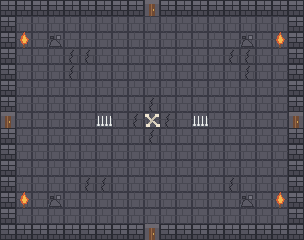

A level layout from a 2D game, rendered from its tile map. Below: a short description, then the map file with its tile-grid data intact:
An orthogonal 19x15 tile map with 16x16 px tiles, 2 tile layers (Ground, Details) and 5 objects (2x ENEMY_SPAWN, PLAYER_START, CHEST_SPAWN, SECRET_TRIGGER).

<map version="1.10" tiledversion="1.11.2" orientation="orthogonal" renderorder="right-down" width="19" height="15" tilewidth="16" tileheight="16" infinite="0" nextlayerid="4" nextobjectid="6">
 <properties>
  <property name="roomShape" value="I" />
  <property name="roomType" value="NORMAL" />
 </properties>
 <tileset firstgid="1" source="../tiles/terrain.tsx" />
 <layer id="1" name="Ground" width="19" height="15">
  <properties>
   <property name="layerKind" value="GROUND" />
  </properties>
  <data encoding="csv">
7,7,7,7,7,7,7,7,7,16,7,7,7,7,7,7,7,7,7,
7,5,5,5,5,5,5,5,5,5,5,5,5,5,5,5,5,5,7,
7,5,5,5,5,5,5,5,5,5,5,5,5,5,5,5,5,5,7,
7,5,5,5,6,6,5,5,5,5,5,5,5,5,6,6,5,5,7,
7,5,5,5,6,5,5,5,5,5,5,5,5,5,5,6,5,5,7,
7,5,5,5,5,5,5,5,5,5,5,5,5,5,5,5,5,5,7,
7,5,5,5,5,5,5,5,5,6,5,5,5,5,5,5,5,5,7,
16,5,5,5,5,5,5,5,6,5,6,5,5,5,5,5,5,5,16,
7,5,5,5,5,5,5,5,5,6,5,5,5,5,5,5,5,5,7,
7,5,5,5,5,5,5,5,5,5,5,5,5,5,5,5,5,5,7,
7,5,5,5,5,5,5,5,5,5,5,5,5,5,5,5,5,5,7,
7,5,5,5,5,6,6,5,5,5,5,5,5,5,6,5,5,5,7,
7,5,5,5,5,5,5,5,5,5,5,5,5,5,5,5,5,5,7,
7,5,5,5,5,5,5,5,5,5,5,5,5,5,5,5,5,5,7,
7,7,7,7,7,7,7,7,7,16,7,7,7,7,7,7,7,7,7
</data>
 </layer>
 <layer id="2" name="Details" width="19" height="15">
  <properties>
   <property name="layerKind" value="DETAILS" />
  </properties>
  <data encoding="csv">
0,0,0,0,0,0,0,0,0,0,0,0,0,0,0,0,0,0,0,
0,0,0,0,0,0,0,0,0,0,0,0,0,0,0,0,0,0,0,
0,15,0,12,0,0,0,0,0,0,0,0,0,0,0,12,0,15,0,
0,0,0,0,0,0,0,0,0,0,0,0,0,0,0,0,0,0,0,
0,0,0,0,0,0,0,0,0,0,0,0,0,0,0,0,0,0,0,
0,0,0,0,0,0,0,0,0,0,0,0,0,0,0,0,0,0,0,
0,0,0,0,0,0,0,0,0,0,0,0,0,0,0,0,0,0,0,
0,0,0,0,0,0,11,0,0,14,0,0,11,0,0,0,0,0,0,
0,0,0,0,0,0,0,0,0,0,0,0,0,0,0,0,0,0,0,
0,0,0,0,0,0,0,0,0,0,0,0,0,0,0,0,0,0,0,
0,0,0,0,0,0,0,0,0,0,0,0,0,0,0,0,0,0,0,
0,0,0,0,0,0,0,0,0,0,0,0,0,0,0,0,0,0,0,
0,15,0,12,0,0,0,0,0,0,0,0,0,0,0,12,0,15,0,
0,0,0,0,0,0,0,0,0,0,0,0,0,0,0,0,0,0,0,
0,0,0,0,0,0,0,0,0,0,0,0,0,0,0,0,0,0,0
</data>
 </layer>
 <objectgroup id="3" name="Markers">
  <object id="1" name="player-start" type="PLAYER_START" x="152" y="120"><point /></object>
  <object id="2" name="enemy-a" type="ENEMY_SPAWN" x="88" y="72"><point /></object>
  <object id="3" name="enemy-b" type="ENEMY_SPAWN" x="200" y="168"><point /></object>
  <object id="4" name="chest" type="CHEST_SPAWN" x="152" y="72"><point /></object>
  <object id="5" name="secret" type="SECRET_TRIGGER" x="32" y="32" width="48" height="32" />
 </objectgroup>
</map>
